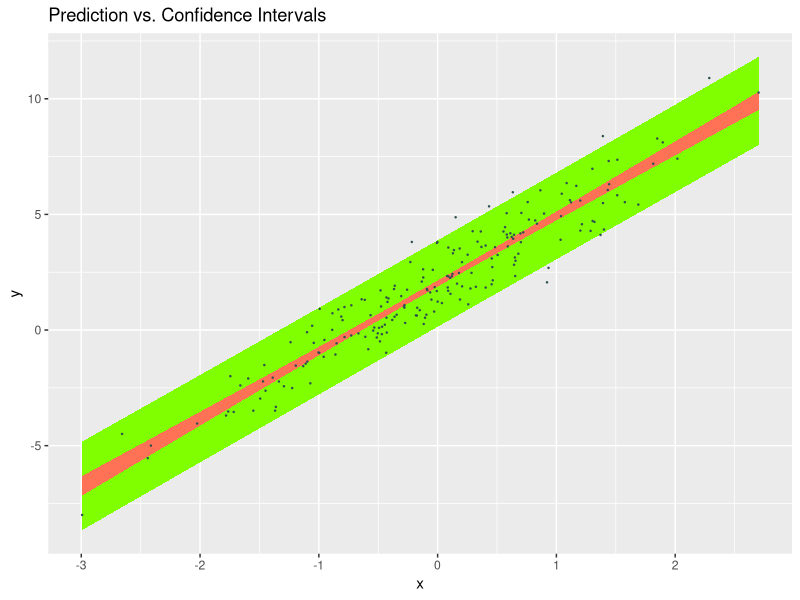
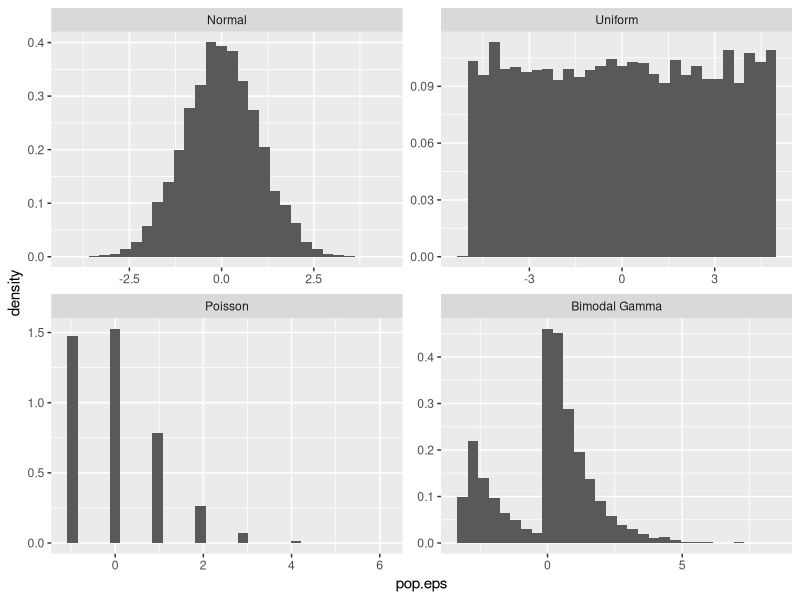
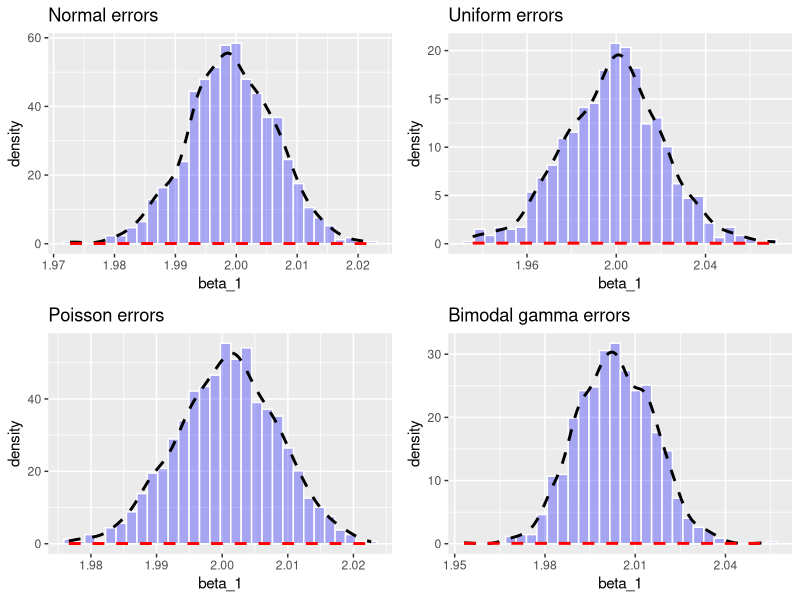

Generate these figures, in order, with R:

OLS <- function(y,X) { b <- solve(t(X) %*% X) %*% t(X) %*% y }
set.seed(42)
n <- 200
X <- cbind(1, rnorm(n))
beta <- c(2, 3)
eps <- rnorm(n)
y <- X %*% beta + eps

b <- OLS(y,X)
pred.y <- X %*% b
e <- y - pred.y
n <- nrow(X); k <- ncol(X)
s2 <- as.vector(t(e) %*% e / (n - k))
XpXinv <- solve(t(X) %*% X)
pred.se <- sqrt(diag(s2 * (1 + X %*% XpXinv %*% t(X))))
conf.se <- sqrt(diag(s2 * (0 + X %*% XpXinv %*% t(X))))
(cbind(head(pred.se), head(conf.se)))

crit.t <- qt(0.975,n-k)
confint.t <- cbind(pred.y - crit.t * conf.se, pred.y + crit.t * conf.se)
predint.t <- cbind(pred.y - crit.t * pred.se, pred.y+ crit.t * pred.se)

png(filename="inserts/fig1.png",height=500,width=800)
draw.df <- data.frame(X[ ,2], y, pred.y, confint.t, predint.t)
names(draw.df) <- c("x", "y", "pred.y","conf.low","conf.high","pred.low","pred.high")
library(ggplot2)
(g <- ggplot(data = draw.df, aes(x = x, y = y)) + ggtitle("Prediction vs. Confidence Intervals") +
  geom_ribbon(aes(ymin = pred.low, ymax = pred.high), fill = "chartreuse1", linetype = 0) +
  geom_ribbon(aes(ymin = conf.low, ymax = conf.high), fill = "coral1", linetype = 0) +
  geom_point(colour = "darkslategray", size = 0.2))
dev.off()

pop.n <- 10000
n <- 500
draws <- 1000
pop.X <- cbind(1, runif(pop.n,0,20))

bimodalDistFunc <- function (n, cpct, mu1, mu2, sig1, sig2) {
  d0 <- rgamma(n, 1) + 3
  d1 <- rgamma(n, 1)
  flag <- rbinom(n, size = 1, prob = cpct)
  d <- d1 * (1 - flag) + d0 * flag
}

pop.eps.0 <- rnorm(pop.n)
pop.eps.1 <- runif(pop.n, -5, 5)
pop.eps.2 <- rpois(pop.n, 1) - 1
pop.eps.3 <- bimodalDistFunc(n=pop.n, cpct = 0.7, mu1 = 2, mu2 = 10, sig1 = 1, sig2 = 2) - 3.1

c(mean(pop.eps.0), mean(pop.eps.1), mean(pop.eps.2), mean(pop.eps.3))

pop.eps <- c(pop.eps.0, pop.eps.1, pop.eps.2, pop.eps.3)
pop.eps.type <- c(rep("Normal",pop.n), rep("Uniform", pop.n), rep("Poisson", pop.n), rep("Bimodal Gamma", pop.n))
class(pop.eps.type)
pop.eps.type <- factor(pop.eps.type, levels = c("Normal", "Uniform", "Poisson", "Bimodal Gamma"))
levels(pop.eps.type)
class(pop.eps.type)
pop.eps.df <- data.frame(pop.eps, pop.eps.type)

png(filename="inserts/fig2.png",height=500,width=800)
(g <- ggplot(data = pop.eps.df, aes(x = pop.eps)) + geom_histogram(aes(y=..density..)) + facet_wrap( ~ pop.eps.type, ncol=2, scales = "free"))
dev.off()

beta <- c(4,2)
pop.y.0 <- pop.X %*% beta + pop.eps.0
pop.y.1 <- pop.X %*% beta + pop.eps.1
pop.y.2 <- pop.X %*% beta + pop.eps.2
pop.y.3 <- pop.X %*% beta + pop.eps.3

getb <- function(draw, pop.n, pop.y, pop.X) {
  indices <- sample(1:pop.n, n)
  y <- pop.y[indices]
  X <- pop.X[indices, ]
  b <- OLS(y,X)
  return(b)
}

blist.0 <- t(sapply(1:draws, getb, pop.n = pop.n, pop.y = pop.y.0, pop.X = pop.X))
blist.1 <- t(sapply(1:draws, getb, pop.n = pop.n, pop.y = pop.y.1, pop.X = pop.X))
blist.2 <- t(sapply(1:draws, getb, pop.n = pop.n, pop.y = pop.y.2, pop.X = pop.X))
blist.3 <- t(sapply(1:draws, getb, pop.n = pop.n, pop.y = pop.y.3, pop.X = pop.X))
cbind(head(blist.0),head(blist.1),head(blist.2),head(blist.3))

make.plots <- function(blist) { # makehist returns a graph
  blist.df <- data.frame(blist)
  names(blist.df) <- c("alpha", "beta_1")
  estmean <- mean(blist.df$beta_1)
  estsd <- sd(blist.df$beta_1)
  g <- ggplot(data = blist.df, aes(x = beta_1)) +
   geom_histogram(aes(y=..density..), fill="blue", colour="white", alpha=0.3) +
   geom_density(colour = "black", size = 1, linetype = "dashed") +
   stat_function(geom="line", fun=dnorm, arg=list(mean = estmean, sd = estsd), colour = "red", size = 1, linetype = "dashed")
  return(g)
}

g0 <- make.plots(blist.0) + ggtitle("Normal errors")
g1 <- make.plots(blist.1) + ggtitle("Uniform errors")
g2 <- make.plots(blist.2) + ggtitle("Poisson errors")
g3 <- make.plots(blist.3) + ggtitle("Bimodal gamma errors")

png(filename="inserts/fig2.png",height=500,width=800)
library(gridExtra)
grid.arrange(g0, g1, g2, g3, ncol = 2)
dev.off()

(cbind(shapiro.test(rnorm(draws))[1:2], shapiro.test(rpois(draws,10))[1:2]))

(cbind(
  shapiro.test(blist.0[ ,2])[1:2],
  shapiro.test(blist.1[ ,2])[1:2],
  shapiro.test(blist.2[ ,2])[1:2],
  shapiro.test(blist.3[ ,2])[1:2]))
